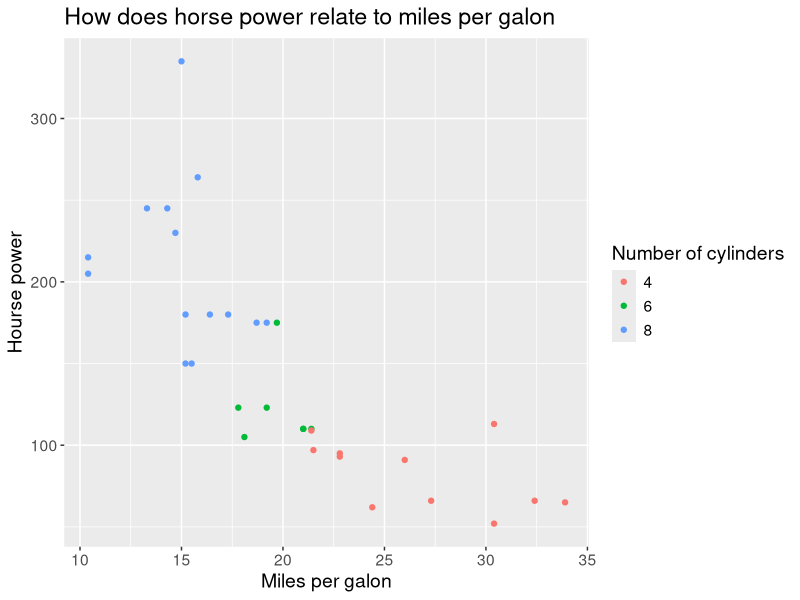
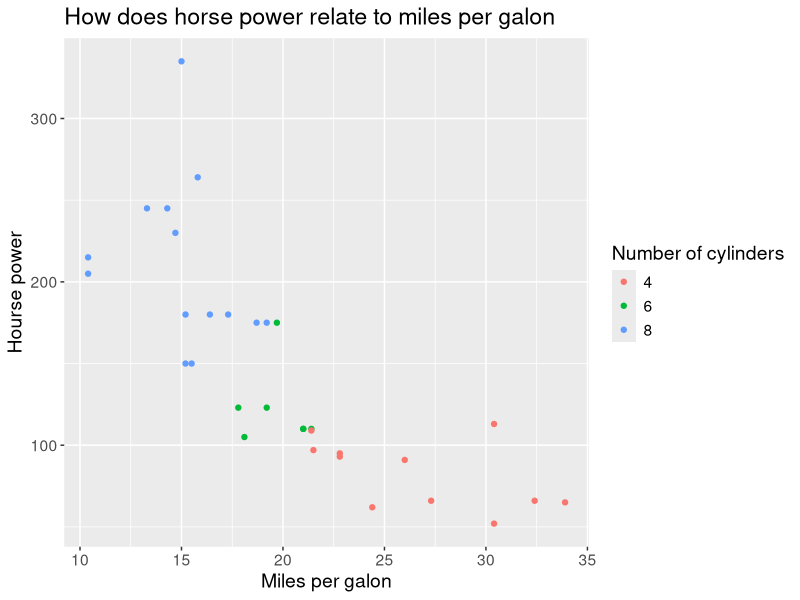

Here is the R script that generated these plots, in order:
library(tidyverse)
install.packages("svglite")
library(svglite)
write_csv(mtcars, "mtcars.csv")

data(mtcars)

## Generate the graph 2
mpg_hp <- mtcars %>%
  ggplot(aes(x = mpg, y = hp, color = factor(cyl))) +
  geom_point() +
  labs(x = "Miles per galon",
       y = "Hourse power",
       color = "Number of cylinders",
       title = "How does horse power relate to miles per galon") +
  theme(text = element_text(size = 14))

mpg_hp

ggsave(filename = "mpg_hp.svg", plot = mpg_hp, width = 10, height = 5)
